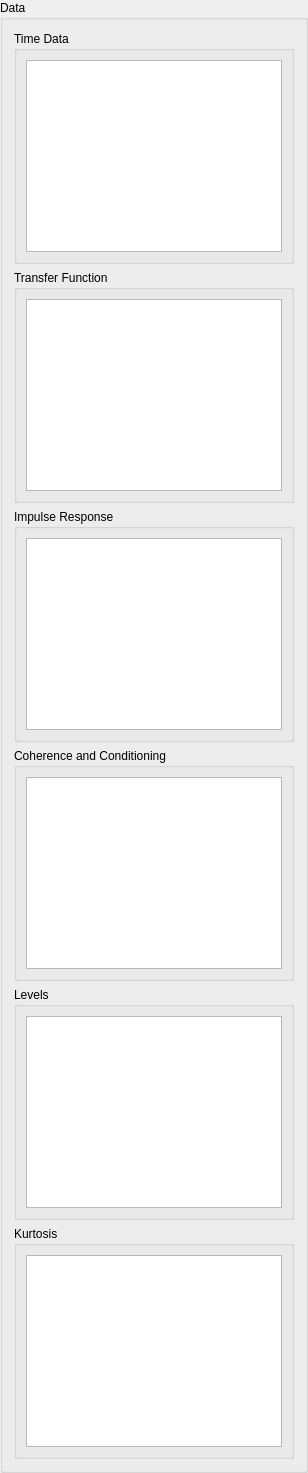
      <widget class="QGroupBox" name="data_groupbox">
       <property name="sizePolicy">
        <sizepolicy hsizetype="Expanding" vsizetype="Preferred">
         <horstretch>0</horstretch>
         <verstretch>0</verstretch>
        </sizepolicy>
       </property>
       <property name="title">
        <string>Data</string>
       </property>
       <layout class="QVBoxLayout" name="verticalLayout_8" stretch="0,0,0,0,0,0">
        <item>
         <widget class="QGroupBox" name="time_data_groupbox">
          <property name="title">
           <string>Time Data</string>
          </property>
          <layout class="QHBoxLayout" name="horizontalLayout_5">
           <item>
            <widget class="GraphicsLayoutWidget" name="time_data_graphicslayout">
             <property name="toolTip">
              <string>&lt;html&gt;&lt;head/&gt;&lt;body&gt;&lt;p&gt;&lt;span style=&quot; font-weight:600;&quot;&gt;Time Data Plot&lt;/span&gt;&lt;/p&gt;&lt;p&gt;Displays the most recently acquired measurement frames for the selected reference and response channels.&lt;/p&gt;&lt;/body&gt;&lt;/html&gt;</string>
             </property>
             <property name="backgroundBrush">
             <brush brushstyle="NoBrush">
              <color alpha="255">
               <red>255</red>
               <green>255</green>
               <blue>255</blue>
              </color>
             </brush>
            </property>
            </widget>
           </item>
          </layout>
         </widget>
        </item>
        <item>
         <widget class="QGroupBox" name="transfer_function_groupbox">
          <property name="title">
           <string>Transfer Function</string>
          </property>
          <layout class="QVBoxLayout" name="verticalLayout_10">
           <item>
            <widget class="GraphicsLayoutWidget" name="transfer_function_graphics_layout">
             <property name="toolTip">
              <string>&lt;html&gt;&lt;head/&gt;&lt;body&gt;&lt;p&gt;&lt;span style=&quot; font-weight:600;&quot;&gt;Transfer Function Plot&lt;/span&gt;&lt;/p&gt;&lt;p&gt;Displays the current estimation of the system transfer functions for the currently selected reference and response channels.&lt;/p&gt;&lt;/body&gt;&lt;/html&gt;</string>
             </property>
             <property name="backgroundBrush">
             <brush brushstyle="NoBrush">
              <color alpha="255">
               <red>255</red>
               <green>255</green>
               <blue>255</blue>
              </color>
             </brush>
            </property>
            </widget>
           </item>
          </layout>
         </widget>
        </item>
        <item>
         <widget class="QGroupBox" name="impulse_groupbox">
          <property name="title">
           <string>Impulse Response</string>
          </property>
          <layout class="QHBoxLayout" name="horizontalLayout_8">
           <item>
            <widget class="GraphicsLayoutWidget" name="impulse_graphicslayout">
             <property name="toolTip">
              <string>&lt;html&gt;&lt;head/&gt;&lt;body&gt;&lt;p&gt;&lt;span style=&quot; font-weight:600;&quot;&gt;Impulse Response Plot&lt;/span&gt;&lt;/p&gt;&lt;p&gt;Displays the current estimation of the impulse response function for the currently selected reference and response channels.&lt;/p&gt;&lt;/body&gt;&lt;/html&gt;</string>
             </property>
             <property name="backgroundBrush">
             <brush brushstyle="NoBrush">
              <color alpha="255">
               <red>255</red>
               <green>255</green>
               <blue>255</blue>
              </color>
             </brush>
            </property>
            </widget>
           </item>
          </layout>
         </widget>
        </item>
        <item>
         <widget class="QGroupBox" name="coherence_groupbox">
          <property name="title">
           <string>Coherence and Conditioning</string>
          </property>
          <layout class="QVBoxLayout" name="verticalLayout_11">
           <item>
            <widget class="GraphicsLayoutWidget" name="coherence_graphicslayout">
             <property name="toolTip">
              <string>&lt;html&gt;&lt;head/&gt;&lt;body&gt;&lt;p&gt;&lt;span style=&quot; font-weight:600;&quot;&gt;Coherence and Condition Number Plots&lt;/span&gt;&lt;/p&gt;&lt;p&gt;Displays the multiple coherence for the currently selected response channel, and the condition number for each frequency line in the transfer function matrix.&lt;/p&gt;&lt;/body&gt;&lt;/html&gt;</string>
             </property>
             <property name="backgroundBrush">
             <brush brushstyle="NoBrush">
              <color alpha="255">
               <red>255</red>
               <green>255</green>
               <blue>255</blue>
              </color>
             </brush>
            </property>
            </widget>
           </item>
          </layout>
         </widget>
        </item>
        <item>
         <widget class="QGroupBox" name="levels_groupbox">
          <property name="title">
           <string>Levels</string>
          </property>
          <layout class="QHBoxLayout" name="horizontalLayout_7">
           <item>
            <widget class="GraphicsLayoutWidget" name="levels_graphicslayout">
             <property name="toolTip">
              <string>&lt;html&gt;&lt;head/&gt;&lt;body&gt;&lt;p&gt;&lt;span style=&quot; font-weight:600;&quot;&gt;Levels Plots&lt;/span&gt;&lt;/p&gt;&lt;p&gt;Displays the levels of the selected response and reference channels compared to the noise level on that measurement.&lt;/p&gt;&lt;/body&gt;&lt;/html&gt;</string>
             </property>
             <property name="backgroundBrush">
             <brush brushstyle="NoBrush">
              <color alpha="255">
               <red>255</red>
               <green>255</green>
               <blue>255</blue>
              </color>
             </brush>
            </property>
            </widget>
           </item>
          </layout>
         </widget>
        </item>
        <item>
         <widget class="QGroupBox" name="kurtosis_groupbox">
          <property name="title">
           <string>Kurtosis</string>
          </property>
          <layout class="QHBoxLayout" name="horizontalLayout">
           <item>
            <widget class="GraphicsLayoutWidget" name="kurtosis_graphicslayout">
             <property name="toolTip">
              <string>&lt;html&gt;&lt;head/&gt;&lt;body&gt;&lt;p&gt;&lt;span style=&quot; font-weight:600;&quot;&gt;Kurtosis Plot&lt;/span&gt;&lt;/p&gt;&lt;p&gt;Displays the kurtosis of all channels in the system identification.  A kurtosis of 3 suggests gaussian measurements.  A value far from 3 suggests some nonlinear effect is distorting the gaussian excitation signals.&lt;/p&gt;&lt;/body&gt;&lt;/html&gt;</string>
             </property>
             <property name="backgroundBrush">
             <brush brushstyle="NoBrush">
              <color alpha="255">
               <red>255</red>
               <green>255</green>
               <blue>255</blue>
              </color>
             </brush>
            </property>
            </widget>
           </item>
          </layout>
         </widget>
        </item>
       </layout>
      </widget>
